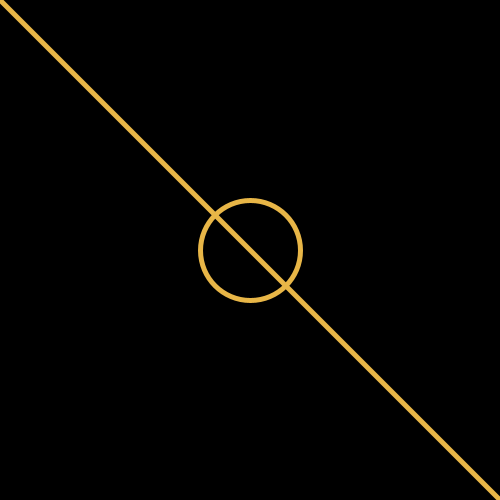
Frame 1 (no input)
Frame 60 (the mouse pressed at the canvas centre just before this capture): identical to frame 1, image omitted
Frame 120 (the mouse held since frame 60 and released just before this capture): identical to frame 1, image omitted

The Processing sketch that drew this single still picture (run headless with seeded random() and noise(); from frame 60 on, the mouse is pressed at the canvas centre):

// Processing sketch: s07e01Vicente
// ── s07e01Vicente.pde
//UDD-Expresión Digital II
//s07e01Vicente
//keyPressed funcion

float s1, s2, s3;
color cy, cb, cn, cc;

void setup() {
  size(500, 500);

  //valores de tamaño
  s1 = 5;
  s2 = 15;

  //valores color
  cy = color(69, 119, 232);
  cb = color(232, 182, 71);
  cn = color(0);

  //variables especificas
  cc = cb;
  s3 = s1;
}

void draw() {
  background(cn);
  //elementos a dibujar
  strokeWeight(s3);
  stroke(cc);
  noFill();
  ellipse(width/2, height/2, 100, 100);

  strokeWeight(s3);
  stroke(cc);
  line(0, 0, width, height);
}

void keyPressed() {
  if (key == CODED) {
    if (keyCode == LEFT) {
      s3 = s2;
      cc = cy;
    }
    if (keyCode == RIGHT) {
      s3 = s1;
      cc = cb;
    }
  }
}
